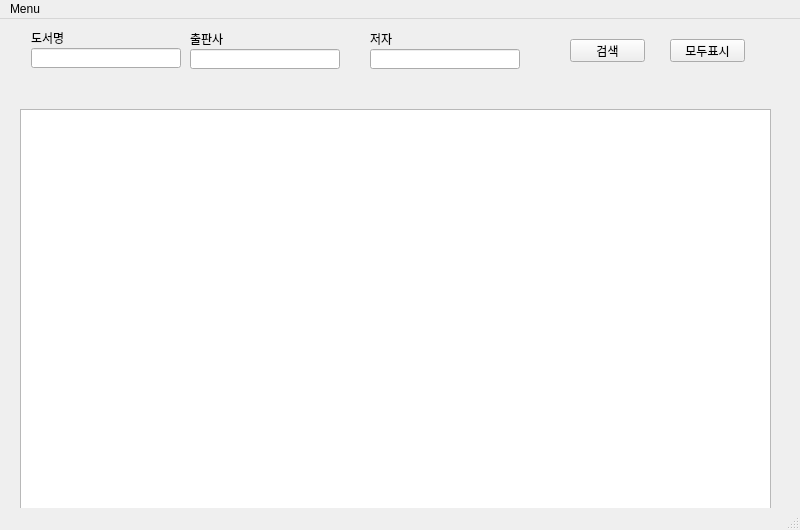
<?xml version="1.0" encoding="UTF-8"?>
<ui version="4.0">
 <class>MainWindow</class>
 <widget class="QMainWindow" name="MainWindow">
  <property name="geometry">
   <rect>
    <x>0</x>
    <y>0</y>
    <width>800</width>
    <height>530</height>
   </rect>
  </property>
  <property name="windowTitle">
   <string>MainWindow</string>
  </property>
  <widget class="QWidget" name="centralwidget">
   <widget class="QLabel" name="label">
    <property name="geometry">
     <rect>
      <x>31</x>
      <y>11</y>
      <width>56</width>
      <height>16</height>
     </rect>
    </property>
    <property name="text">
     <string>도서명</string>
    </property>
   </widget>
   <widget class="QLineEdit" name="leName">
    <property name="geometry">
     <rect>
      <x>31</x>
      <y>29</y>
      <width>150</width>
      <height>20</height>
     </rect>
    </property>
   </widget>
   <widget class="QLineEdit" name="lePub">
    <property name="geometry">
     <rect>
      <x>190</x>
      <y>30</y>
      <width>150</width>
      <height>20</height>
     </rect>
    </property>
   </widget>
   <widget class="QLabel" name="label_2">
    <property name="geometry">
     <rect>
      <x>190</x>
      <y>12</y>
      <width>56</width>
      <height>16</height>
     </rect>
    </property>
    <property name="text">
     <string>출판사</string>
    </property>
   </widget>
   <widget class="QLineEdit" name="leAuthor">
    <property name="geometry">
     <rect>
      <x>370</x>
      <y>30</y>
      <width>150</width>
      <height>20</height>
     </rect>
    </property>
   </widget>
   <widget class="QLabel" name="label_3">
    <property name="geometry">
     <rect>
      <x>370</x>
      <y>12</y>
      <width>56</width>
      <height>16</height>
     </rect>
    </property>
    <property name="text">
     <string>저자</string>
    </property>
   </widget>
   <widget class="QPushButton" name="btnSearch">
    <property name="geometry">
     <rect>
      <x>570</x>
      <y>20</y>
      <width>75</width>
      <height>23</height>
     </rect>
    </property>
    <property name="text">
     <string>검색</string>
    </property>
   </widget>
   <widget class="QPushButton" name="btnAll">
    <property name="geometry">
     <rect>
      <x>670</x>
      <y>20</y>
      <width>75</width>
      <height>23</height>
     </rect>
    </property>
    <property name="text">
     <string>모두표시</string>
    </property>
   </widget>
   <widget class="QTableWidget" name="tableWidget">
    <property name="geometry">
     <rect>
      <x>20</x>
      <y>90</y>
      <width>751</width>
      <height>451</height>
     </rect>
    </property>
   </widget>
  </widget>
  <widget class="QMenuBar" name="menubar">
   <property name="geometry">
    <rect>
     <x>0</x>
     <y>0</y>
     <width>800</width>
     <height>21</height>
    </rect>
   </property>
   <widget class="QMenu" name="menuMenu">
    <property name="title">
     <string>Menu</string>
    </property>
    <addaction name="actionManage"/>
    <addaction name="actionSearch"/>
   </widget>
   <addaction name="menuMenu"/>
  </widget>
  <widget class="QStatusBar" name="statusbar"/>
  <action name="actionManage">
   <property name="text">
    <string>Manage</string>
   </property>
  </action>
  <action name="actionSearch">
   <property name="text">
    <string>Search</string>
   </property>
  </action>
 </widget>
 <resources/>
 <connections/>
</ui>
